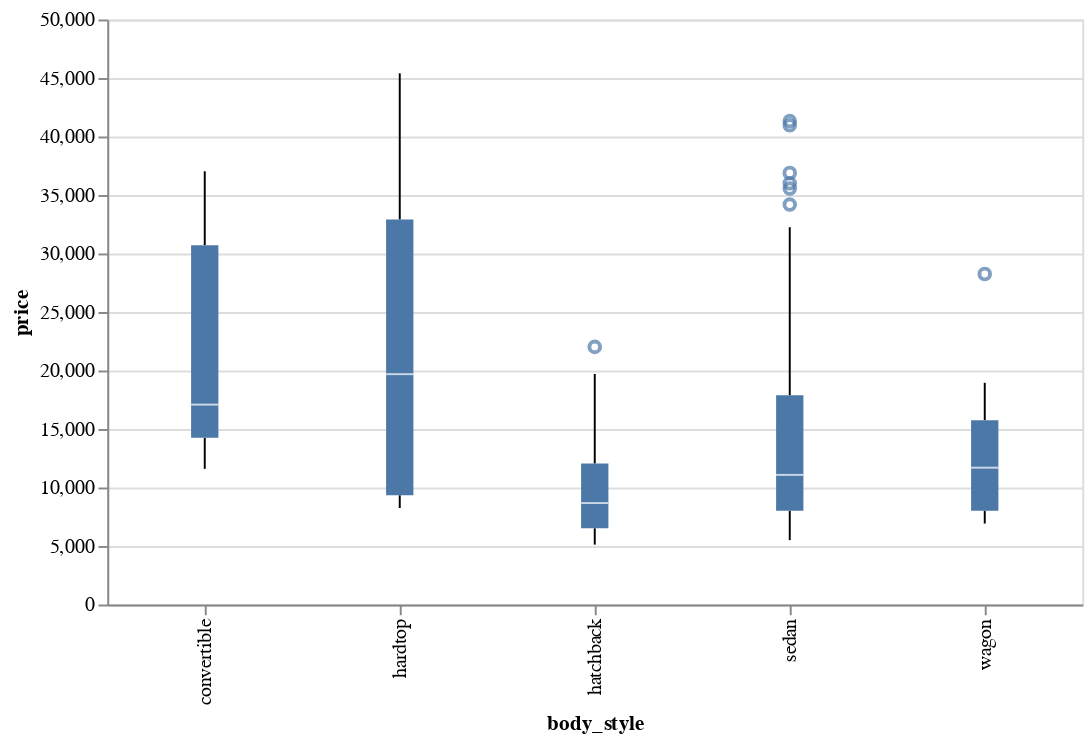

Notebook cell for this chart:
### Markdown cell above
We get a tiny plot with boxplot filled in blue.

We can change the size of the Altair plot using properties() function.

### Code cell
alt.Chart(df).mark_boxplot().encode(
    x='body_style',
    y='price'
).properties(width=500)

### Figure 1 — Vega-Lite specification as saved in the notebook (floating-point values rounded to 4 significant figures; data arrays with more than 128 entries replaced by an {"elided": "..."} marker saying what was removed)
{"config": {"view": {"continuousWidth": 300, "continuousHeight": 300}}, "data": {"name": "data-377522f69c9237e141896e4eb0e07f53"}, "mark": {"type": "boxplot"}, "encoding": {"x": {"field": "body_style", "type": "nominal"}, "y": {"field": "price", "type": "quantitative"}}, "width": 500, "$schema": "https://vega.github.io/schema/vega-lite/v5.17.0.json", "datasets": {"data-377522f69c9237e141896e4eb0e07f53": {"elided": "205 records"}}}
